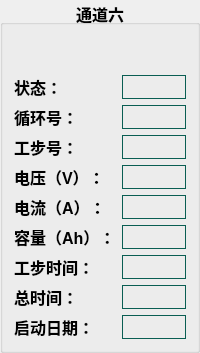
              <widget class="QGroupBox" name="groupBox_7">
               <property name="font">
                <font>
                 <pointsize>12</pointsize>
                 <bold>true</bold>
                </font>
               </property>
               <property name="title">
                <string>通道六</string>
               </property>
               <property name="alignment">
                <set>Qt::AlignCenter</set>
               </property>
               <property name="flat">
                <bool>false</bool>
               </property>
               <property name="checkable">
                <bool>false</bool>
               </property>
               <layout class="QGridLayout" name="gridLayout_16">
                <property name="topMargin">
                 <number>50</number>
                </property>
                <item row="4" column="0">
                 <widget class="QLabel" name="label_270">
                  <property name="styleSheet">
                   <string notr="true">border: none;</string>
                  </property>
                  <property name="text">
                   <string>电流（A）：</string>
                  </property>
                 </widget>
                </item>
                <item row="3" column="0">
                 <widget class="QLabel" name="label_271">
                  <property name="styleSheet">
                   <string notr="true">border: none;</string>
                  </property>
                  <property name="text">
                   <string>电压（V）：</string>
                  </property>
                 </widget>
                </item>
                <item row="0" column="1">
                 <widget class="QLabel" name="label_272">
                  <property name="styleSheet">
                   <string notr="true">border:1px solid #0A5E53;</string>
                  </property>
                  <property name="text">
                   <string/>
                  </property>
                 </widget>
                </item>
                <item row="7" column="1">
                 <widget class="QLabel" name="label_273">
                  <property name="styleSheet">
                   <string notr="true">border:1px solid #0A5E53;</string>
                  </property>
                  <property name="text">
                   <string/>
                  </property>
                 </widget>
                </item>
                <item row="5" column="0">
                 <widget class="QLabel" name="label_274">
                  <property name="styleSheet">
                   <string notr="true">border: none;</string>
                  </property>
                  <property name="text">
                   <string>容量（Ah）：</string>
                  </property>
                 </widget>
                </item>
                <item row="6" column="1">
                 <widget class="QLabel" name="label_275">
                  <property name="styleSheet">
                   <string notr="true">border:1px solid #0A5E53;</string>
                  </property>
                  <property name="text">
                   <string/>
                  </property>
                 </widget>
                </item>
                <item row="2" column="0">
                 <widget class="QLabel" name="label_276">
                  <property name="styleSheet">
                   <string notr="true">border: none;</string>
                  </property>
                  <property name="text">
                   <string>工步号：</string>
                  </property>
                 </widget>
                </item>
                <item row="2" column="1">
                 <widget class="QLabel" name="label_277">
                  <property name="styleSheet">
                   <string notr="true">border:1px solid #0A5E53;</string>
                  </property>
                  <property name="text">
                   <string/>
                  </property>
                 </widget>
                </item>
                <item row="3" column="1">
                 <widget class="QLabel" name="label_278">
                  <property name="styleSheet">
                   <string notr="true">border:1px solid #0A5E53;</string>
                  </property>
                  <property name="text">
                   <string/>
                  </property>
                 </widget>
                </item>
                <item row="7" column="0">
                 <widget class="QLabel" name="label_279">
                  <property name="styleSheet">
                   <string notr="true">border: none;</string>
                  </property>
                  <property name="text">
                   <string>总时间：</string>
                  </property>
                 </widget>
                </item>
                <item row="0" column="0">
                 <widget class="QLabel" name="label_280">
                  <property name="styleSheet">
                   <string notr="true">border: none;</string>
                  </property>
                  <property name="text">
                   <string>状态：</string>
                  </property>
                 </widget>
                </item>
                <item row="1" column="0">
                 <widget class="QLabel" name="label_281">
                  <property name="styleSheet">
                   <string notr="true">border: none;</string>
                  </property>
                  <property name="text">
                   <string>循环号：</string>
                  </property>
                 </widget>
                </item>
                <item row="5" column="1">
                 <widget class="QLabel" name="label_282">
                  <property name="styleSheet">
                   <string notr="true">border:1px solid #0A5E53;</string>
                  </property>
                  <property name="text">
                   <string/>
                  </property>
                 </widget>
                </item>
                <item row="4" column="1">
                 <widget class="QLabel" name="label_283">
                  <property name="styleSheet">
                   <string notr="true">border:1px solid #0A5E53;</string>
                  </property>
                  <property name="text">
                   <string/>
                  </property>
                 </widget>
                </item>
                <item row="6" column="0">
                 <widget class="QLabel" name="label_284">
                  <property name="styleSheet">
                   <string notr="true">border: none;</string>
                  </property>
                  <property name="text">
                   <string>工步时间：</string>
                  </property>
                 </widget>
                </item>
                <item row="1" column="1">
                 <widget class="QLabel" name="label_285">
                  <property name="styleSheet">
                   <string notr="true">border:1px solid #0A5E53;</string>
                  </property>
                  <property name="text">
                   <string/>
                  </property>
                 </widget>
                </item>
                <item row="8" column="1">
                 <widget class="QLabel" name="label_286">
                  <property name="styleSheet">
                   <string notr="true">border:1px solid #0A5E53;</string>
                  </property>
                  <property name="text">
                   <string/>
                  </property>
                 </widget>
                </item>
                <item row="8" column="0">
                 <widget class="QLabel" name="label_287">
                  <property name="styleSheet">
                   <string notr="true">border: none;</string>
                  </property>
                  <property name="text">
                   <string>启动日期：</string>
                  </property>
                 </widget>
                </item>
               </layout>
              </widget>
